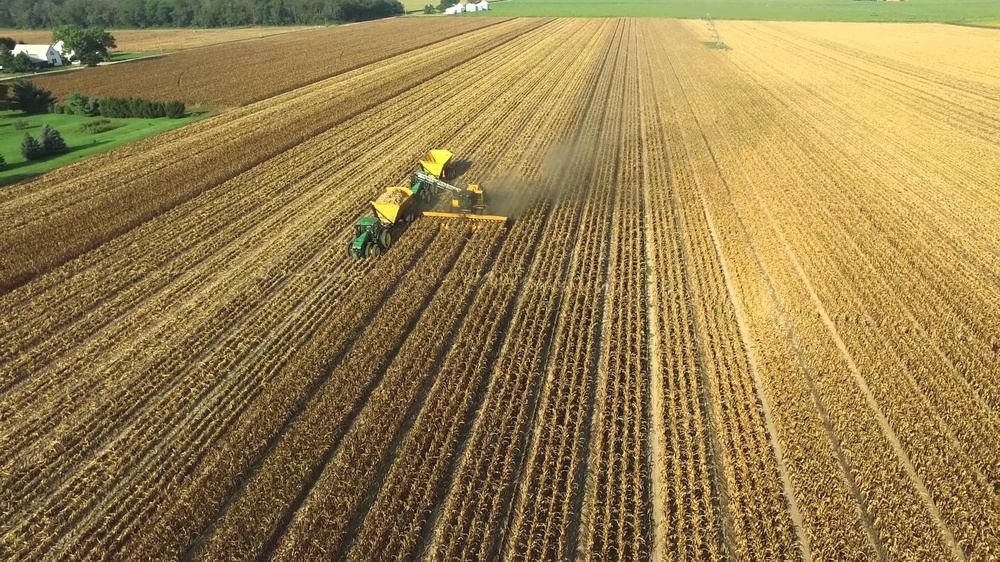
#> input picture OpenCV/Canny/cornField.jpg, 1000 x 562 px, shrunk from 1920 x 1080 before the run
$ python Canny.py
#> lines starting #> are read from the running program, lines starting #| are printed output that depends on the picture
import cv2
import numpy as np
from matplotlib import pyplot as plt

img = cv2.imread('cornField.jpg',0)
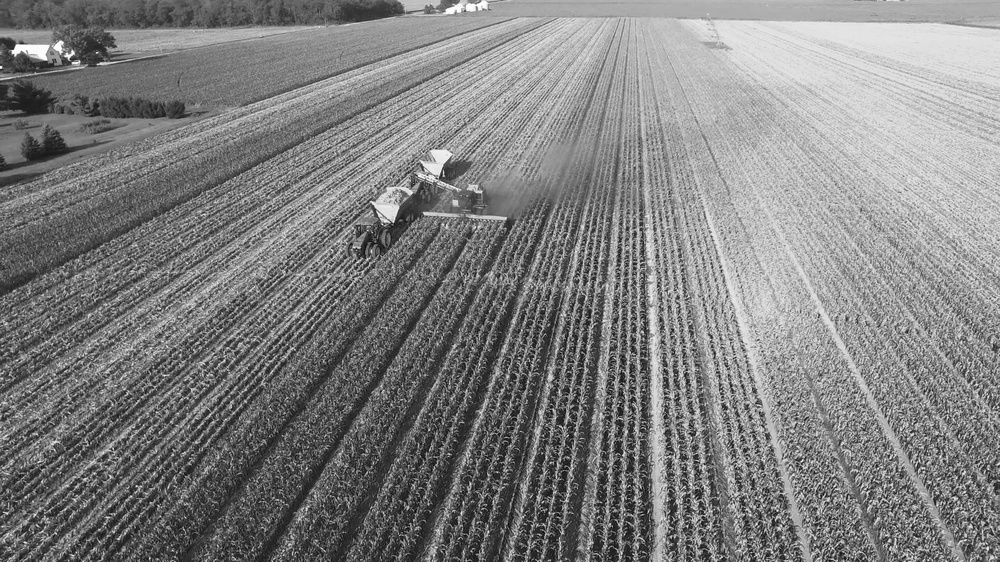
#> img: shape (562, 1000); min 0, max 255, mean 128.3
edges = cv2.Canny(img, 100, 200)
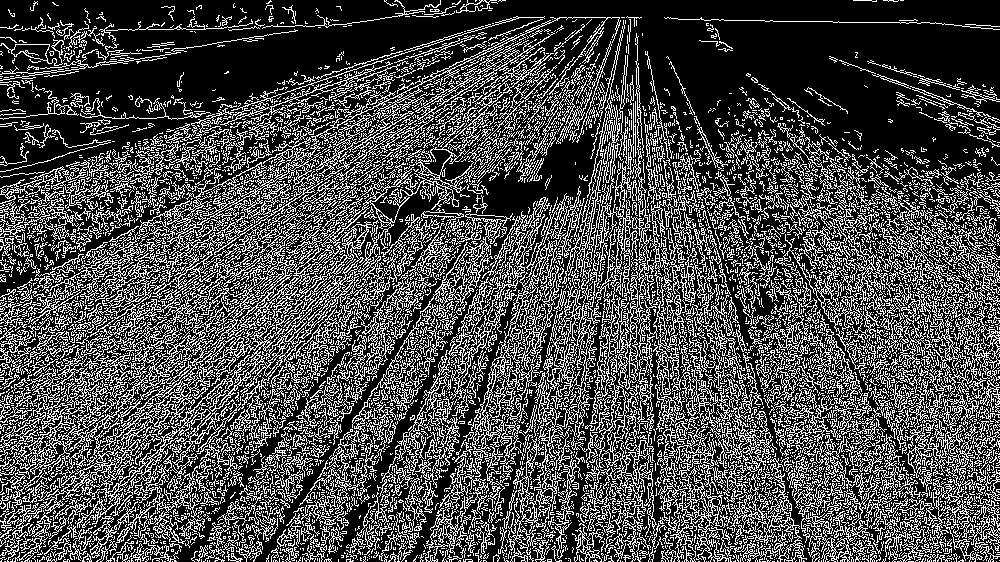
#> edges: shape (562, 1000); 29.4% white in thin lines or dots

cv2.imshow('cornField.jpg', img)
cv2.waitKey(0)
cv2.imshow('cornField.jpg', edges)

$ run again, with OpenCV/Canny/soccerPlayer.jpg copied over OpenCV/Canny/cornField.jpg
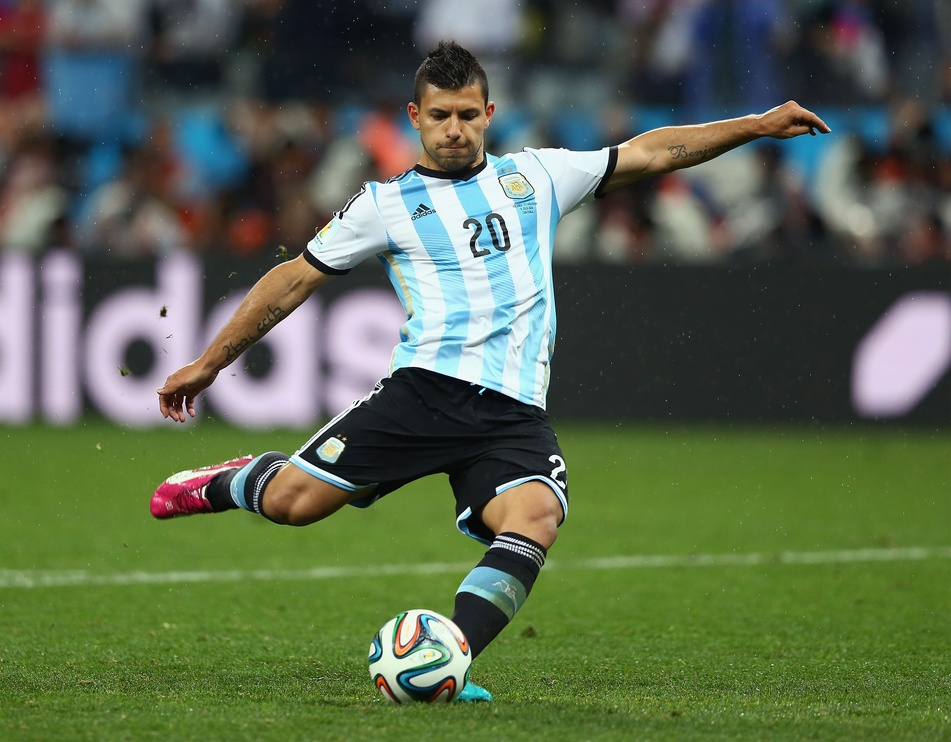
#> input picture OpenCV/Canny/soccerPlayer.jpg, 951 x 742 px, shrunk from 3000 x 2341 before the run
#> `img = cv2.imread('cornField.jpg',0)`:
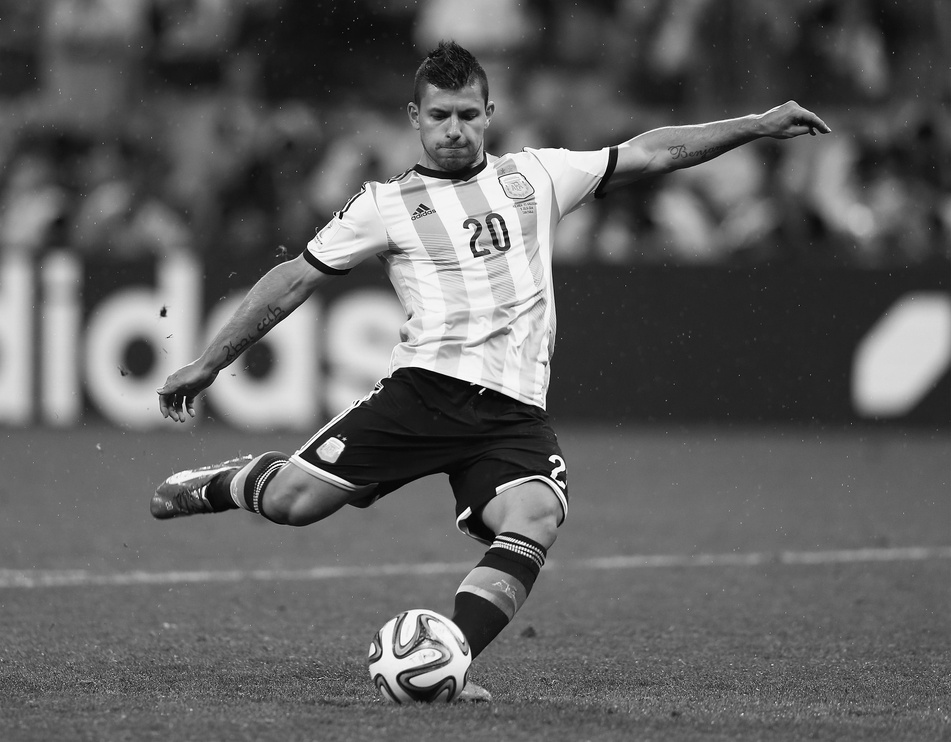
#> img: shape (742, 951); min 0, max 255, mean 97.3
#> `edges = cv2.Canny(img, 100, 200)`:
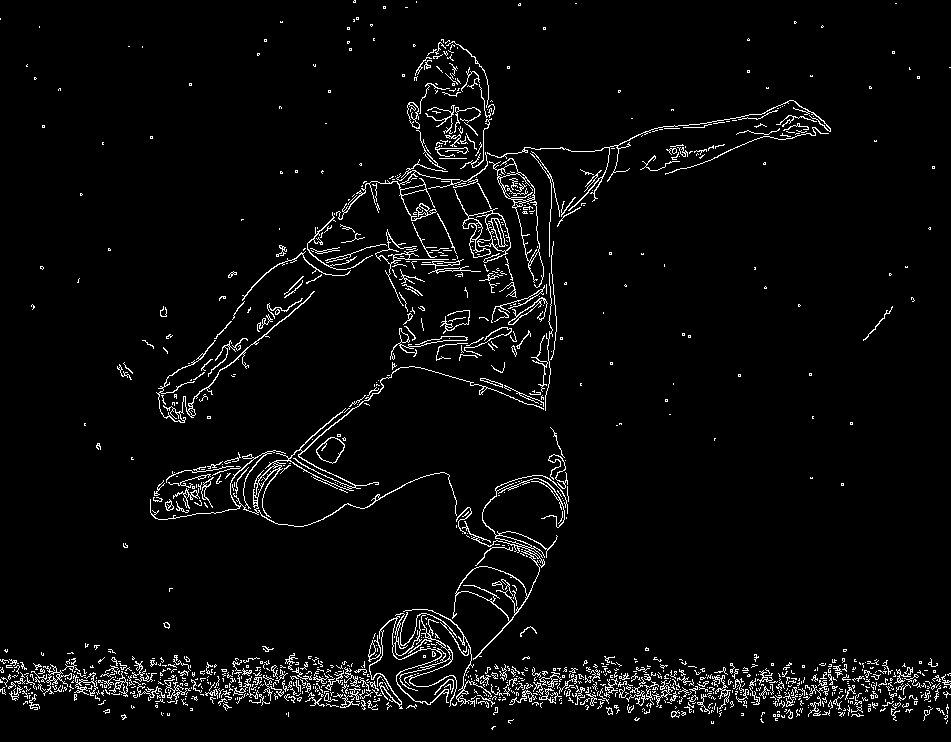
#> edges: shape (742, 951); 4% white in thin lines or dots
